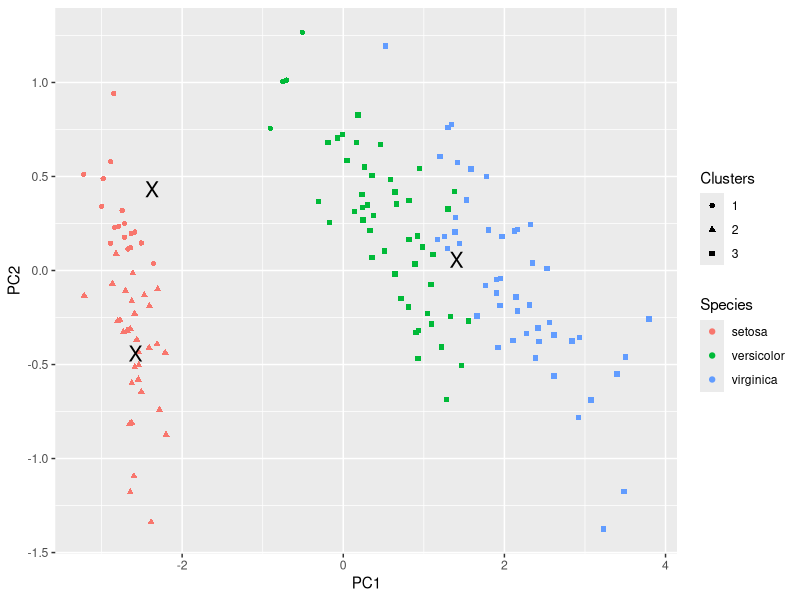

Write the R code that produced this figure. (Note: this script raises an error after producing the figure.)
library(dplyr)
library(ggplot2)
library(magrittr)
library(mlbench)

data(iris)

clusters <- iris %>%
    select(-Species) %>%
    kmeans(centers=3)

# $centers: vectors with the center of mass for each of the three computed clusters
clusters$centers

# $cluster: integer vector with a number for each data point
#          specifying to which cluster that data point is assigned to
clusters$cluster

pca <- iris %>%
    select(-Species) %>%
    prcomp

mapped_iris <- pca %>%
    predict(iris)

mapped_centers <- pca %>%
    predict(clusters$centers)

# plot the mapped data point, PC1 against PC2
# cluter informations must be added
mapped_iris %>%
    as.data.frame %>%
    cbind(Species=iris$Species,
          Clusters=as.factor(clusters$cluster)) %>%
    ggplot() +
        geom_point(aes(x=PC1, y=PC2, colour=Species, shape=Clusters)) +
        geom_point(aes(x=PC1, y=PC2), size=5, shape="X", data=as.data.frame(mapped_centers))
       

# confusion matrix
tbl <- table(iris$Species, clusters$Cluster)

